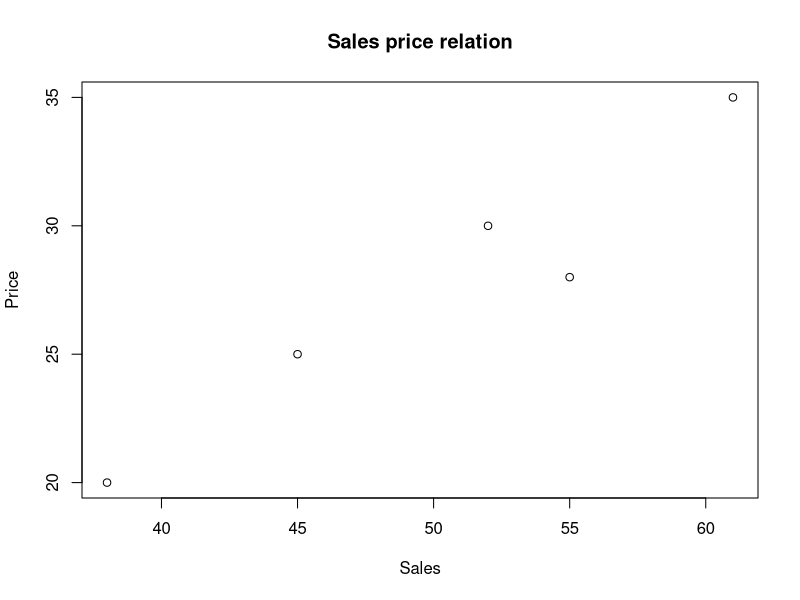

This figure's R source: (Note: this script raises an error after producing the figure.)
#1
df <- data.frame(
   products = c ('P1','p2','p3','p4','p5'),
   sales = c (45, 52, 38, 61, 55),
   price = c (25, 30, 20, 35, 28))
print(df) 

#2
summary(df)

#3
plot(df$sales,df$price,
     main = "Sales price relation",
     xlab = "Sales",
     ylab = "Price")

fit <- lm ( df$price ~ df$sales , data = df$products )
abline ( fit , col = " red " , lwd =2)
